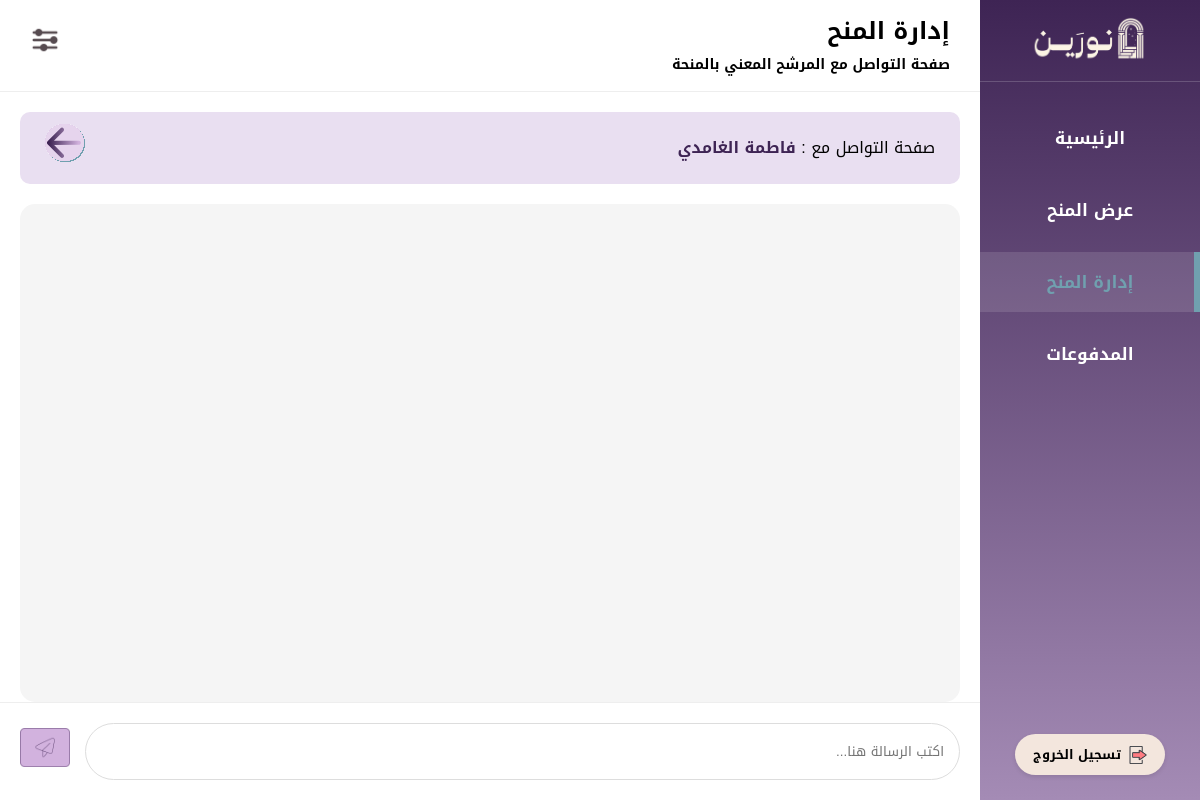
The page /Inv08_ContactBeneficiary.php on the database as committed earlier.
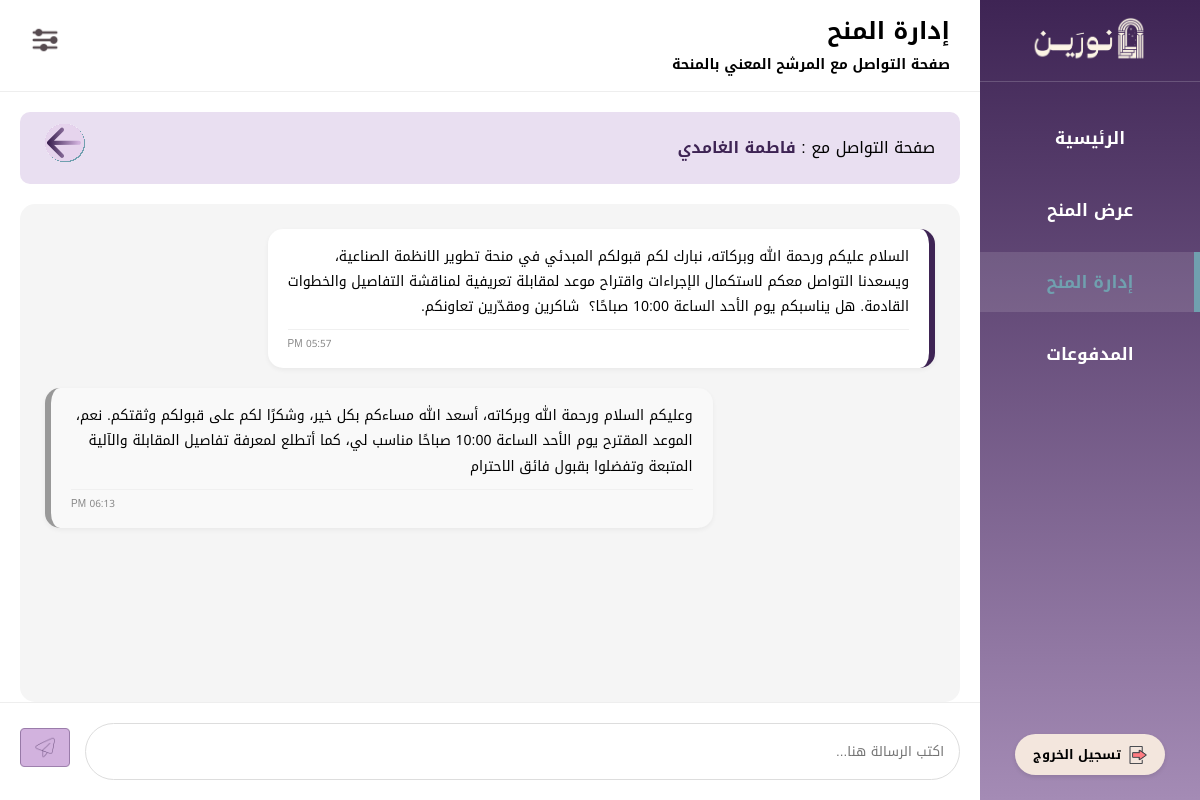
The same page on the database as committed later.
### tables this page shows
CREATE TABLE `beneficiary` (
  `bnf_id` int(11) NOT NULL,
  `email` varchar(100) NOT NULL,
  `f_name` varchar(50) NOT NULL,
  `l_name` varchar(50) NOT NULL,
  `phone_num` varchar(15) NOT NULL,
  `password` varchar(255) NOT NULL,
  `sch_field` enum('تقني و حوسبي','علوم طبيعية','صناعي و تشغيلي','إداري','قانوني','اجتماعي و إنساني','تصميمي','اقتصادي','إعلامي','بيئي','لوجيستي','صحي','لا يوجد') NOT NULL,
  `degree_level` enum('ثانوي','بكالوريوس','ماجستير','') NOT NULL,
  `account_status` enum('نشط','محظور') NOT NULL DEFAULT 'نشط'
);

CREATE TABLE `bnf_inv_msg` (
  `msg_id` int(11) NOT NULL,
  `bnf_id` int(11) NOT NULL,
  `inv_id` int(11) NOT NULL,
  `msg_time` datetime NOT NULL DEFAULT current_timestamp() ON UPDATE current_timestamp(),
  `msg_text` text NOT NULL,
  `sender_type` enum('beneficiary','investor') NOT NULL
);

### Inv08_ContactBeneficiary.php (the view, shortened to what this page needs)
<?php
$con = new mysqli("localhost", "root", "", "noreen", 3306);
$con->set_charset("utf8mb4");
$current_inv_id = $_SESSION['user_id'] ?? 1;
$target_bnf_id = isset($_GET['bnf_id']) ? intval($_GET['bnf_id']) : 1;
$user_data = $con->query("SELECT f_name, l_name FROM beneficiary WHERE bnf_id = '$target_bnf_id'")->fetch_assoc();
$full_name = $user_data ? $user_data['f_name'] . " " . $user_data['l_name'] : "المستفيد";
$res_msgs = $con->query("SELECT * FROM bnf_inv_msg WHERE bnf_id = '$target_bnf_id' AND inv_id = '$current_inv_id' ORDER BY msg_time ASC");
?>
<!DOCTYPE html>
<html lang="ar" dir="rtl">
<head>
    <link rel="stylesheet" href="CSS01Layout.css">
</head>
<body>
<div class="layout">
    <aside class="sidebar">
        <div class="sidebar-top">
            <div class="sidebar-logo"><img src="شعار نورين.png" alt="نورين"></div>
            <ul class="sidebar-menu">
                <li><a href="Inv00_MainPage.php">الرئيسية</a></li>
                <li><a href="Inv04_CreateScholarship.php">عرض المنح</a></li>
                <li><a href="Inv06_ManageScholarships.php" class="active">إدارة المنح</a></li>
                <li><a href="Inv08_Payments.php">المدفوعات</a></li>
            </ul>
        </div>
        <div class="sidebar-bottom">
            <form action="logout.php" method="post">
                <button type="submit" class="logout-btn-custom"><span>تسجيل الخروج</span><img src="ايقونة تسجيل الخروج.png" width="18"></button>
            </form>
        </div>
    </aside>
    <div class="main-content">
        <header class="header">
            <div class="page-heading"><h1 class="page-title">إدارة المنح</h1><p class="page-description">صفحة التواصل مع المرشح المعني بالمنحة</p></div>
            <div class="settings-dropdown">
                <img src="ايقونة قائمة الاعدادات.png" id="menuBtn" class="menu-icon-img">
            </div>
        </header>
        <div class="status-header">
            <div>صفحة التواصل مع : <span class="student-name"><?php echo $full_name; ?></span></div>
            <a href="Inv06_ManageScholarships.php"><img src="سهم تراجع.svg" width="40"></a>
        </div>
        <div class="chat-container">
            <?php while($row = $res_msgs->fetch_assoc()):
                $is_me = ($row['sender_type'] == 'investor'); ?>
                <div class="msg <?php echo $is_me ? 'from-me' : 'from-them'; ?>">
                    <div class="text"><?php echo nl2br(htmlspecialchars($row['msg_text'])); ?></div>
                    <div class="msg-meta"><span><?php echo date("h:i A", strtotime($row['msg_time'])); ?></span></div>
                </div>
            <?php endwhile; ?>
        </div>
        <form class="send-area-form" method="POST">
            <input type="text" name="message" class="msg-input" placeholder="اكتب الرسالة هنا..." required>
            <button type="submit" name="send_msg" style="background:none; border:none; padding:0;"><img src="select box.png" class="send-icon"></button>
        </form>
    </div>
</div>
</body>
</html>

### CSS01Layout.css (style rules this page uses)
* { margin:0; padding:0; box-sizing:border-box; font-family:"Noto Kufi Arabic",sans-serif; text-decoration:none; }
body { background:#F4F4F4; direction:rtl; }
.layout { display:flex; min-height:100vh; }
.sidebar { width:220px; height:100vh; position:fixed; top:0; right:0; background:linear-gradient(to bottom,#3E2454,#A48BB5); color:#FFFFFF; display:flex; flex-direction:column; justify-content:space-between; z-index:1000; }
.sidebar-top { width:100%; }
.sidebar-logo { height:82px; display:flex; align-items:center; justify-content:center; border-bottom:1px solid rgba(255,255,255,0.18); }
.sidebar-logo img { width:120px; height:auto; object-fit:contain; }
.sidebar-menu { list-style:none; margin-top:26px; }
.sidebar-menu li { margin-bottom:12px; }
.sidebar-menu a { color:#FFFFFF; font-size:17px; font-weight:600; display:block; padding:14px 22px; text-align:center; transition:.25s; position:relative; }
.sidebar-menu a.active { color:#70A0AF; background:rgba(255,255,255,0.12); }
.sidebar-menu a.active::after { content:""; position:absolute; right:0; top:0; width:6px; height:100%; background:#70A0AF; }
.sidebar-bottom { padding:0 10px 8px; display:flex; justify-content:center; }
.main-content { margin-right:220px; width:calc(100% - 220px); min-height:100vh; display:flex; flex-direction:column; }
.header { min-height:82px; position:sticky; top:0; z-index:900; border-bottom:1px solid #d9d9d9; background:#F4F4F4; display:flex; flex-direction:row; align-items:flex-end; justify-content:space-between; padding:10px 30px; }
.page-heading { display:flex; flex-direction:column; align-items:flex-start; justify-content:center; text-align:right; }
.page-title { font-size:22px; font-weight:700; color:#111111; line-height:1.4; }
.page-description { font-size:14px; font-weight:600; color:#1f1f1f; line-height:1.6; }
.settings-dropdown { position:relative; display:inline-block; }
.settings-dropdown::after { content:""; position:absolute; top:100%; left:0; width:100%; height:10px; }

### Inv08_ContactBeneficiary.php (style rules this page uses)
:root { --main-purple: #3E2454; --chat-bg: #E5E7EB; }
body { background-color: #FFFFFF; margin: 0; font-family: 'Noto Kufi Arabic', sans-serif; }
.layout { display: flex; min-height: 100vh; }
.page-title { color: #000; font-size: 24px; font-weight: bold; margin: 0; }
.page-description { color: #000; font-size: 14px; margin: 5px 0 0 0; }
.header { display: flex; justify-content: space-between; align-items: center; padding: 15px 30px; background-color: #fff; border-bottom: 1px solid #eee; }
.settings-dropdown { position: relative; }
.menu-icon-img { width: 30px; height: 30px; cursor: pointer; }
.status-header { background: #E9DFF1; padding: 12px 25px; margin: 20px; border-radius: 10px; display: flex; justify-content: space-between; align-items: center; }
.student-name { color: var(--main-purple); font-weight: bold; }
.chat-container { flex: 1; margin: 0 20px; padding: 25px; background-color: #F5F5F5; border-radius: 15px; overflow-y: auto; display: flex; flex-direction: column; gap: 20px; height: 450px; }
.msg { max-width: 75%; padding: 15px 20px; background: #FFFFFF; box-shadow: 0 2px 5px rgba(0,0,0,0.05); line-height: 1.8; position: relative; font-size: 14px; border-radius: 15px; }
.from-me { align-self: flex-start; border-right: 6px solid var(--main-purple); }
.from-them { align-self: flex-end; border-left: 6px solid #999; background-color: #f9f9f9; }
.msg-meta { font-size: 10px; color: #888; display: flex; justify-content: flex-end; gap: 8px; margin-top: 10px; border-top: 1px solid #f0f0f0; padding-top: 5px; }
.sidebar-bottom { margin-top: auto; padding: 25px; text-align: center; }
.logout-btn-custom { background-color: #F3E6DD; border: none; border-radius: 50px; padding: 8px 18px; font-size: 13px; cursor: pointer; display: inline-flex; align-items: center; flex-direction: row-reverse; gap: 8px; font-weight: bold; color: #000; box-shadow: 0 2px 4px rgba(0,0,0,0.1); }
.send-area-form { padding: 20px; background: #fff; display: flex; gap: 15px; border-top: 1px solid #eee; align-items: center; }
.msg-input { flex: 1; padding: 15px; border: 1px solid #ddd; border-radius: 30px; outline: none; }
.send-icon { width: 50px; cursor: pointer; }

Rows that differ between the two databases and show on the page:
added bnf_inv_msg: msg_text "السلام عليكم ورحمة الله وبركاته، نبارك لكم قبولكم المبدئي في منحة تطوير الانظمة الصناعية، ويسعدنا التواصل معكم لاستكمال الإجراءات واقتراح موعد لمقابلة تعريفية لمناقشة التفاصيل والخطوات القادمة. هل يناسبكم يوم الأحد الساعة 10:00 صباحًا؟ شاكرين ومقدّرين تعاونكم.", msg_time "05:57 PM", sender_type "investor" (drawn)
added bnf_inv_msg: msg_text "وعليكم السلام ورحمة الله وبركاته، أسعد الله مساءكم بكل خير، وشكرًا لكم على قبولكم وثقتكم. نعم، الموعد المقترح يوم الأحد الساعة 10:00 صباحًا مناسب لي، كما أتطلع لمعرفة تفاصيل المقابلة والآلية المتبعة وتفضلوا بقبول فائق الاحترام", msg_time "06:13 PM", sender_type "beneficiary" (drawn)
